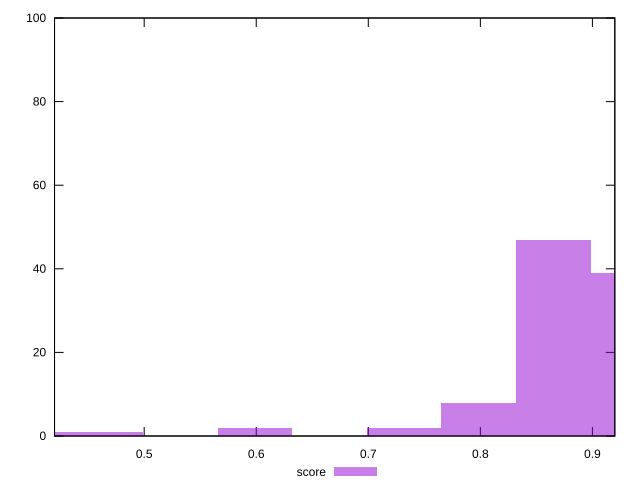

This chart was generated by the following gnuplot code:
reset

$score <<EOF
0.9316654028964431 39
0.8651178741181257 47
0.732022816561491 2
0.7985703453398083 8
0.5989277590048563 2
0.46583270144822153 1
0.39928517266990415 1
EOF

set key outside below
set boxwidth 0.06654752877831736
set xrange [0.42:0.92]
set yrange [0:100]
set trange [0:100]
set style fill transparent solid 0.5 noborder
set terminal svg size 640, 490 enhanced background rgb 'white'
set output "reprap/total-blocking-time/samples/pages+cached+noexternal+nomedia/score/histogram.svg"

plot $score title "score" with boxes

reset
